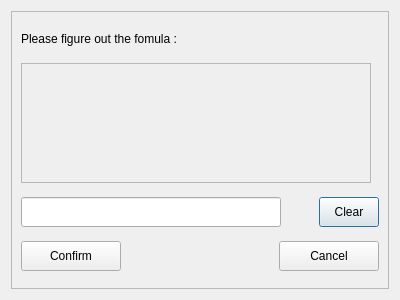
<?xml version="1.0" encoding="UTF-8"?>
<ui version="4.0">
 <class>Dialog</class>
 <widget class="QDialog" name="Dialog">
  <property name="geometry">
   <rect>
    <x>0</x>
    <y>0</y>
    <width>400</width>
    <height>300</height>
   </rect>
  </property>
  <property name="windowTitle">
   <string>Dialog</string>
  </property>
  <layout class="QHBoxLayout" name="horizontalLayout">
   <item>
    <widget class="QFrame" name="frame">
     <property name="frameShape">
      <enum>QFrame::Shape::StyledPanel</enum>
     </property>
     <property name="frameShadow">
      <enum>QFrame::Shadow::Raised</enum>
     </property>
     <layout class="QVBoxLayout" name="verticalLayout">
      <item>
       <widget class="QLabel" name="label">
        <property name="minimumSize">
         <size>
          <width>220</width>
          <height>20</height>
         </size>
        </property>
        <property name="maximumSize">
         <size>
          <width>220</width>
          <height>20</height>
         </size>
        </property>
        <property name="text">
         <string>Please figure out the fomula :</string>
        </property>
       </widget>
      </item>
      <item>
       <widget class="QFrame" name="picfr">
        <property name="minimumSize">
         <size>
          <width>350</width>
          <height>120</height>
         </size>
        </property>
        <property name="maximumSize">
         <size>
          <width>350</width>
          <height>120</height>
         </size>
        </property>
        <property name="styleSheet">
         <string notr="true">border-image: url(:/calculate.png);</string>
        </property>
        <property name="frameShape">
         <enum>QFrame::Shape::StyledPanel</enum>
        </property>
        <property name="frameShadow">
         <enum>QFrame::Shadow::Raised</enum>
        </property>
       </widget>
      </item>
      <item>
       <layout class="QHBoxLayout" name="horizontalLayout_2">
        <item>
         <widget class="QLineEdit" name="lineEdit">
          <property name="minimumSize">
           <size>
            <width>260</width>
            <height>30</height>
           </size>
          </property>
          <property name="maximumSize">
           <size>
            <width>260</width>
            <height>30</height>
           </size>
          </property>
         </widget>
        </item>
        <item>
         <spacer name="horizontalSpacer">
          <property name="orientation">
           <enum>Qt::Orientation::Horizontal</enum>
          </property>
          <property name="sizeHint" stdset="0">
           <size>
            <width>17</width>
            <height>20</height>
           </size>
          </property>
         </spacer>
        </item>
        <item>
         <widget class="QPushButton" name="clearbtn">
          <property name="minimumSize">
           <size>
            <width>60</width>
            <height>30</height>
           </size>
          </property>
          <property name="maximumSize">
           <size>
            <width>60</width>
            <height>30</height>
           </size>
          </property>
          <property name="text">
           <string>Clear</string>
          </property>
         </widget>
        </item>
       </layout>
      </item>
      <item>
       <layout class="QHBoxLayout" name="horizontalLayout_3">
        <item>
         <widget class="QPushButton" name="cfmbtn">
          <property name="minimumSize">
           <size>
            <width>100</width>
            <height>30</height>
           </size>
          </property>
          <property name="maximumSize">
           <size>
            <width>100</width>
            <height>30</height>
           </size>
          </property>
          <property name="text">
           <string>Confirm</string>
          </property>
         </widget>
        </item>
        <item>
         <spacer name="horizontalSpacer_2">
          <property name="orientation">
           <enum>Qt::Orientation::Horizontal</enum>
          </property>
          <property name="sizeHint" stdset="0">
           <size>
            <width>40</width>
            <height>20</height>
           </size>
          </property>
         </spacer>
        </item>
        <item>
         <widget class="QPushButton" name="ccbtn">
          <property name="minimumSize">
           <size>
            <width>100</width>
            <height>30</height>
           </size>
          </property>
          <property name="maximumSize">
           <size>
            <width>100</width>
            <height>30</height>
           </size>
          </property>
          <property name="text">
           <string>Cancel</string>
          </property>
         </widget>
        </item>
       </layout>
      </item>
     </layout>
    </widget>
   </item>
  </layout>
 </widget>
 <resources/>
 <connections/>
</ui>
